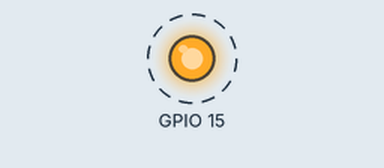
A program run on a simulated ESP32-C6. Parts: output pins drawn as LEDs (lit = HIGH). Dashed ring = blinking. What the program prints to the serial monitor is not drawn.

Above: at 1.2 s.
Timing chart, 0 to 4.0 s (numbered marks = the images above):
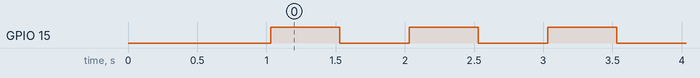

The program:

main.cpp
```cpp
/*
 * UNAL Flash Tool — Hello World Test Firmware
 *
 * This firmware is designed to verify that the web flash platform
 * works correctly. It blinks the built-in LED and sends messages
 * over the serial port so you can test both:
 *   1. Flashing via the Flash Wizard
 *   2. Serial monitoring via the Terminal page
 *
 * Board: ESP32 DevKit / XIAO ESP32-C6 / any ESP32 variant
 * LED:   Defined by build flag LED_PIN (GPIO 15 on XIAO C6, GPIO 2 on classic)
 * Baud:  115200
 */

#include <Arduino.h>
#include <WiFi.h>

#ifndef LED_PIN
#define LED_PIN 2
#endif
unsigned long counter = 0;

void printDeviceInfo() {
  Serial.println("========================================");
  Serial.println("  UNAL Flash Tool — Hello World v1.0");
  Serial.println("========================================");
  Serial.printf("  Chip Model:    %s\n", ESP.getChipModel());
  Serial.printf("  Chip Revision: %d\n", ESP.getChipRevision());
  Serial.printf("  CPU Freq:      %d MHz\n", ESP.getCpuFreqMHz());
  Serial.printf("  Flash Size:    %d KB\n", ESP.getFlashChipSize() / 1024);
  Serial.printf("  Free Heap:     %d bytes\n", ESP.getFreeHeap());
  Serial.printf("  SDK Version:   %s\n", ESP.getSdkVersion());
  Serial.printf("  MAC Address:   %s\n", WiFi.macAddress().c_str());
  Serial.println("========================================");
  Serial.println();
  Serial.println("Flash successful! Serial monitor working.");
  Serial.printf("LED should be blinking on GPIO %d.\n", LED_PIN);
  Serial.println();
}

void setup() {
  Serial.begin(115200);
  delay(1000); // Wait for serial monitor to connect

  pinMode(LED_PIN, OUTPUT);
  printDeviceInfo();
}

void loop() {
  // Blink LED
  digitalWrite(LED_PIN, HIGH);
  delay(500);
  digitalWrite(LED_PIN, LOW);
  delay(500);

  // Print heartbeat to serial
  counter++;
  Serial.printf("[%08lu] Hello from UNAL! LED blink #%lu | Free heap: %d bytes\n",
                millis(), counter, ESP.getFreeHeap());
}
```

Measured:
- by itself, GPIO 15: alternates HIGH for 0.50 s and LOW for 0.50 s
